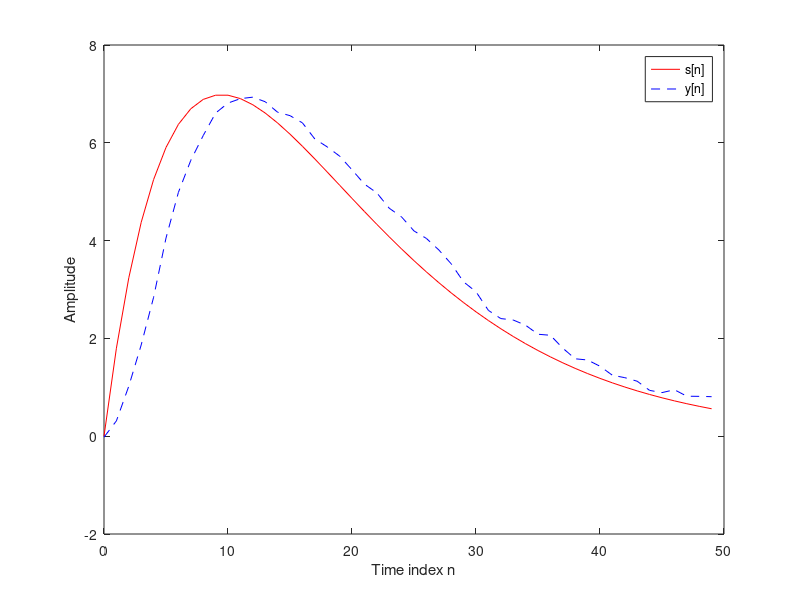

Source code (MATLAB):
% Program 2_4
% Signal Smoothing by a Moving-Average Filter
%
R = 50;
d = rand(R,1)-0.5;
m = 0:1:R-1;
s = 2*m.*(0.9.^m);
x  = s + d';
plot(m,d,'r-',m,s,'b--',m,x,'g:')
xlabel('Time index n'); ylabel('Amplitude')
legend('d[n]','s[n]','x[n]');
pause
M = input('Number of input samples = ');
b = ones(M,1)/M;
y = filter(b,1,x);
plot(m,s,'r-',m,y,'b--')
legend('s[n]','y[n]');
xlabel ('Time index n');ylabel('Amplitude')